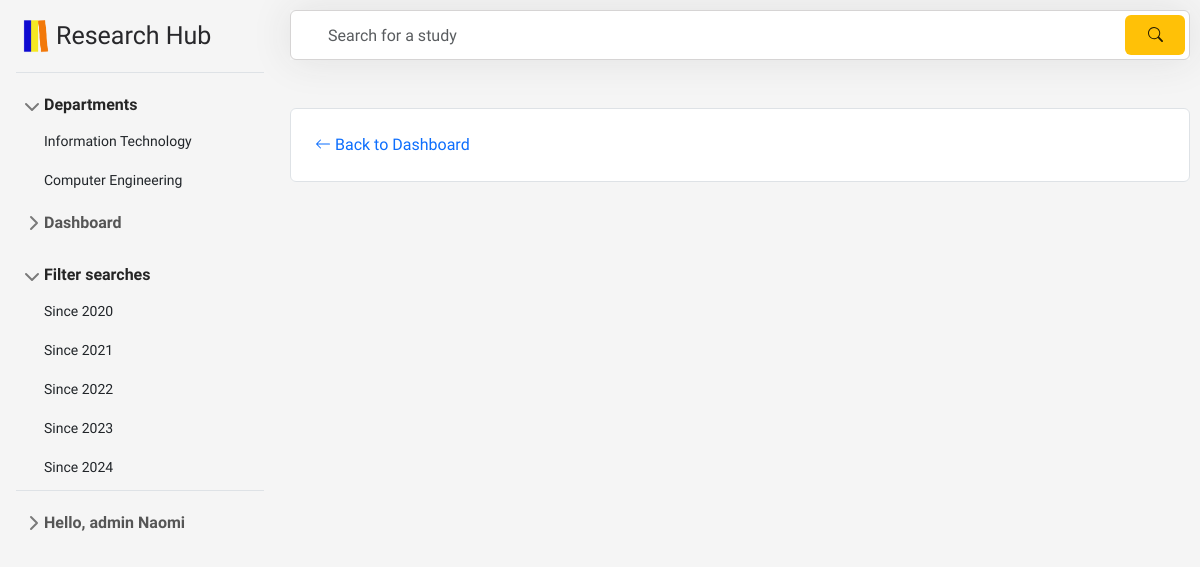
Page /f/admin/comEng.php (signed in) on the earlier database version.
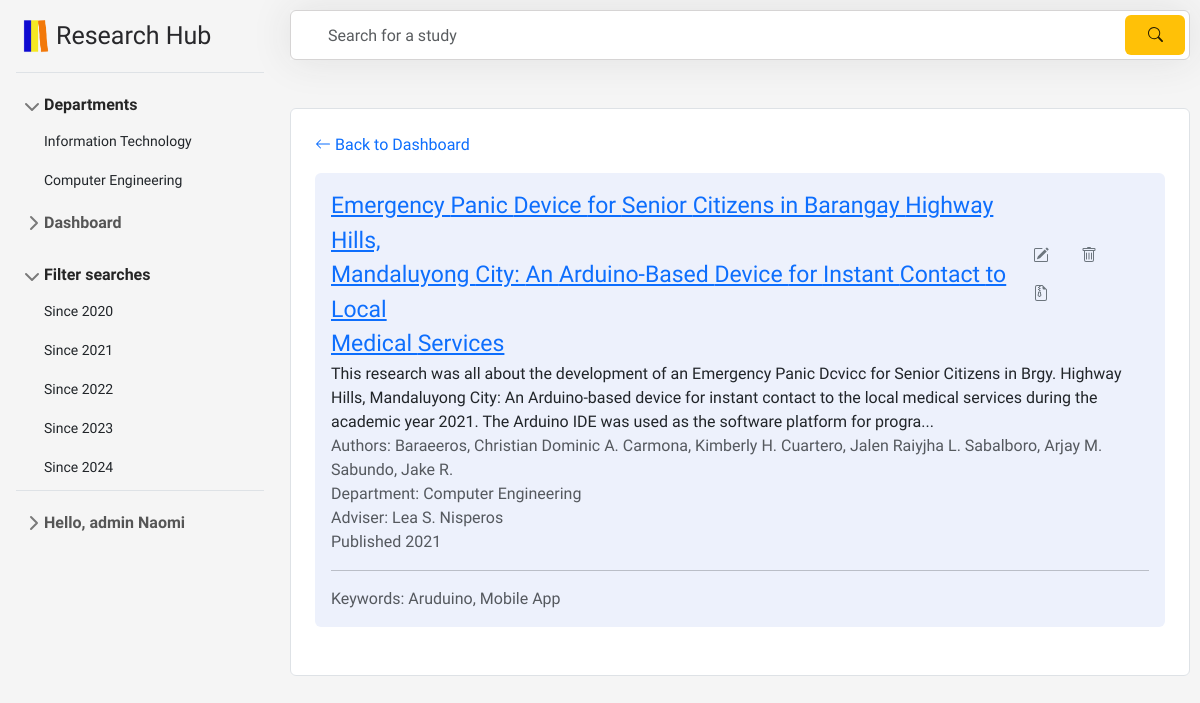
Same page on the later database version.
### tables this page shows
CREATE TABLE `studies` (
  `id` int(11) NOT NULL,
  `title` longtext NOT NULL,
  `authors` varchar(500) NOT NULL,
  `abstract` varchar(2000) NOT NULL,
  `year` varchar(5) NOT NULL,
  `adviser` varchar(30) NOT NULL,
  `dept` varchar(50) NOT NULL,
  `filename` varchar(255) NOT NULL,
  `keywords` longtext NOT NULL
);

### f/admin/comEng.php (the view, shortened to what this page needs)
<?php
    include '../includes/header.php';
    include '../includes/sidebarAdmin.php';
    echo "<link rel='stylesheet' type='text/css' href='../css/aDashStyle.css'>";
    echo "<link rel='stylesheet' type='text/css' href='../css/scrollbar.css'>";
    $pdo = new PDO("mysql:host=127.0.0.1; dbname=hub", "root", "");
    $studies = [];
    try {
        $stmt = $pdo->prepare("SELECT * FROM `studies` WHERE dept = 'Computer Engineering'");
        $stmt->execute();
        $studies = $stmt->fetchAll(PDO::FETCH_ASSOC);
    } catch (PDOException $e) {
        echo "Error: " . $e->getMessage();
    }
?>
<div id="content">
    <form class="search" action="" method="GET">
        <input type="text" class="form-control" name="search" placeholder="Search for a study" value="<?php echo isset($_GET['search']) ? htmlspecialchars($_GET['search']) : ''; ?>">
        <button type="submit" class="btn btn-warning">
            <svg xmlns="http://www.w3.org/2000/svg" width="15" height="15" fill="currentColor" class="bi bi-search" viewBox="0 0 16 16">
                <path d="M11.742 10.344a6.5 6.5 0 1 0-1.397 1.398h-.001q.044.06.098.115l3.85 3.85a1 1 0 0 0 1.415-1.414l-3.85-3.85a1 1 0 0 0-.115-.1zM12 6.5a5.5 5.5 0 1 1-11 0 5.5 5.5 0 0 1 11 0"/>
            </svg>
        </button>
    </form>
    <ul class="list-group mt-5 mb-5">
        <li class="list-group-item p-4">
            <a href="<?php echo isset($_GET['search']) ? '../admin/comEng.php' : '../admin/aDashboard.php'; ?>" class="text-decoration-none">
                <svg xmlns="http://www.w3.org/2000/svg" width="16" height="16" fill="currentColor" class="bi bi-arrow-left" viewBox="0 0 16 16">
                    <path fill-rule="evenodd" d="M15 8a.5.5 0 0 0-.5-.5H2.707l3.147-3.146a.5.5 0 1 0-.708-.708l-4 4a.5.5 0 0 0 0 .708l4 4a.5.5 0 0 0 .708-.708L2.707 8.5H14.5A.5.5 0 0 0 15 8"/>
                </svg>
                <?php echo isset($_GET['search']) ? "Back to Computer Engineering List" : "Back to Dashboard"; ?>
            </a>
            <?php foreach ($studies as $study): ?>
                <ul style="list-style-type: none;" class="p-3 rounded ulInside mb-4 mt-3">
                    <li class="list-group-item-title d-flex">
                        <a href="../admin/display_dash.php?id=<?php echo $study['id']; ?>">
                            <?php $title = $study['title'];
                                if (strlen($title) > 50) {
                                    $words = explode(' ', $title);
                                    $new_title = '';
                                    $line_length = 0;
                                    foreach ($words as $word) {
                                        if ($line_length + strlen($word) > 70) {
                                            $new_title .= '<br>' . $word . ' ';
                                            $line_length = strlen($word) + 1;
                                        } else {
                                            $new_title .= $word . ' ';
                                            $line_length += strlen($word) + 1;
                                        }
                                    }
                                    echo $new_title;
                                } else {
                                    echo $title;
                                }
                            ?>
                        </a>
                        <div class="ml-auto">
                            <button type="button" class="btn btn-link text-secondary" data-bs-toggle="modal" data-bs-target="#editModal_<?php echo $study['id']; ?>">
                            </button>
                            <button type="submit" class="btn btn-link text-secondary" name="delete" title="Delete" data-bs-toggle="modal" data-bs-target="#deleteModal_<?php echo $study['id']; ?>">
                            </button>
                            <button type="button" class="btn btn-link text-secondary" data-bs-toggle="modal" name="archive" title="Archive" data-bs-target="#archiveModal_<?php echo $study['id']; ?>">
                            </button>
                        </div>
                    </li>
                    <li><?php echo substr($study['abstract'], 0, 300) . "..."; ?></li>
                    <li class="text-muted">Authors: <?php echo $study['authors']; ?></li>
                    <li class="text-muted">Department: <?php echo $study['dept']; ?></li>
                    <li class="text-muted">Adviser: <?php echo $study['adviser']; ?></li>
                    <li class="text-muted">Published <?php echo $study['year']; ?></li>
                    <hr>
                    <li class="text-muted">Keywords: <?php echo $study['keywords']; ?></li>
                </ul>
            <?php endforeach; ?>
        </li>
    </ul>
</div>

Differences in the rows shown:
added studies: title "Emergency", title "Panic", title "Device", title "for", title "Senior", title "Citizens", title "in", title "Barangay", title "Highway", title "Hills,", title "Mandaluyong", title "City:", title "An", title "Arduino-Based", title "Instant", title "Contact", title "to", title "Local", title "Medical", title "Services", abstract "This research was all about the development of an Emergency Panic Dcvicc for Senior Citizens in Brgy. Highway Hills, Mandaluyong City: An Arduino-based device for instant contact to the local medical services during the academic year 2021. The Arduino IDE was used as the software platform for progra", authors "Baraeeros, Christian Dominic A. Carmona, Kimberly H. Cuartero, Jalen Raiyjha L. Sabalboro, Arjay M. Sabundo, Jake R.", dept "Computer Engineering", adviser "Lea S. Nisperos", year "2021", keywords "Aruduino, Mobile App"
